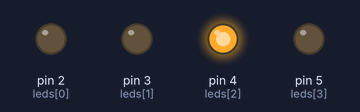
Bench run of a sketch on a simulated Arduino Uno, built with avr-gcc and run on an emulated ATmega328P. Shown: output pins drawn as LEDs (lit = HIGH).

Above: at 0.5 s.
At 0.8 s:
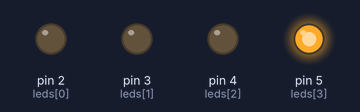
At 1.9 s:
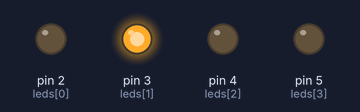
At 3.2 s:
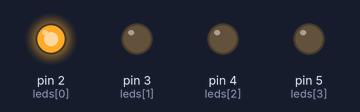
Timing chart, 0 to 3.7 s (numbered marks = the images above):
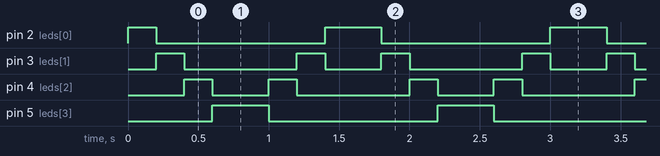

Measured:
- by itself, pin 2 (leds[0]): repeats every 1.6 s: LOW 1.2 s, HIGH 0.40 s
- by itself, pin 3 (leds[1]): repeats every 1.6 s: LOW 0.80 s, HIGH 0.20 s, LOW 0.40 s, HIGH 0.20 s
- by itself, pin 4 (leds[2]): repeats every 1.6 s: LOW 0.40 s, HIGH 0.20 s, LOW 0.80 s, HIGH 0.20 s
- by itself, pin 5 (leds[3]): alternates HIGH for 0.40 s and LOW for 1.2 s

The sketch:

ex05.ino
```cpp
int leds[] = {2, 3, 4, 5};
int numLeds = 4;
void setup() {
  for (int i = 0; i < numLeds; i++) {
    pinMode(leds[i], OUTPUT);
  }
}
void loop() {
  for (int i = 0; i < numLeds; i++) {
    digitalWrite(leds[i], HIGH);
    delay(200);
    digitalWrite(leds[i], LOW);
  }
  for (int i = numLeds - 1; i >= 0; i--) {
    digitalWrite(leds[i], HIGH);
    delay(200);
    digitalWrite(leds[i], LOW);
  }
}
```
